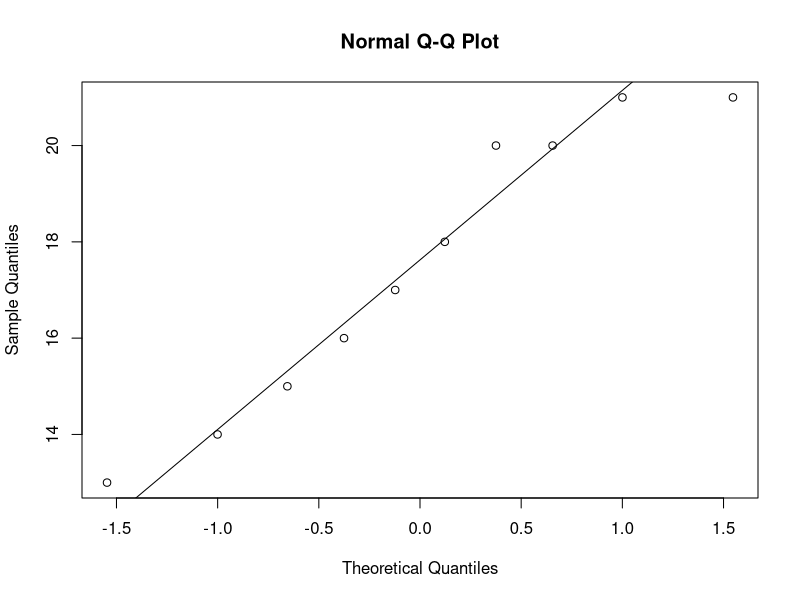
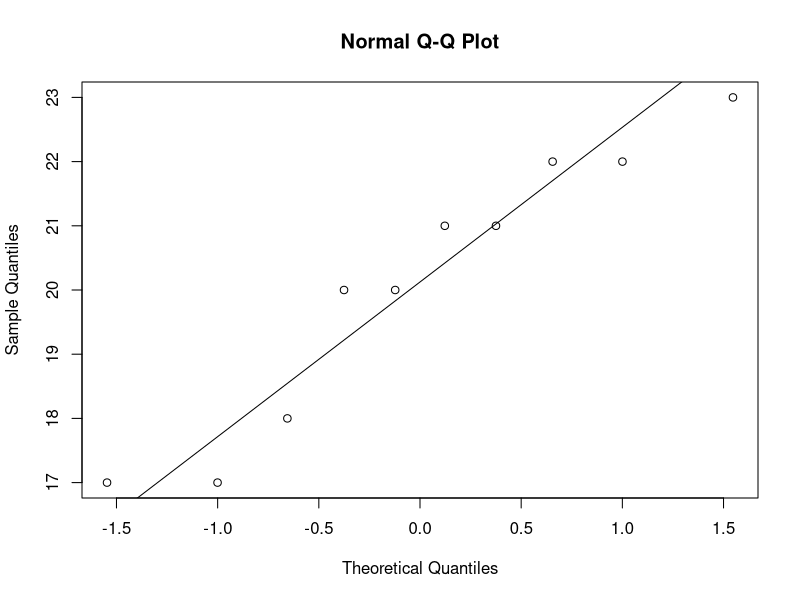

These charts were generated, in order, by the following R code: (Note: this script raises an error after producing the figures.)
## ---- chunk 1
knitr::opts_chunk$set(echo = TRUE)
## ---- chunk 2
library(ggplot2)
## ---- chunk 3
non_smoke = c(18,22,21,17,20,17,23,20,22,21)
smoke = c(16,20,14,21,20,18,13,15,17,21)
## ---- chunk 4
qqnorm(smoke)
qqline(smoke)
## ---- chunk 5
qqnorm(non_smoke)
qqline(non_smoke)
## ---- chunk 6
x_bar2 = mean(smoke)
x_bar1 = mean(non_smoke)
print(x_bar2)
print(x_bar1)
## ---- chunk 7
s2 = sd(smoke)
s1 = sd(non_smoke)
print(s2)
print(s1)
## ---- chunk 8
t.test(smoke, alternative = "less", mu=20, conf.level = 0.95)
## ---- chunk 9
t_test_result = t.test(smoke, alternative = "greater", mu=20, conf.level = 0.95)
print(t_test_result)

## ---- chunk 10
val$statistic
## ---- chunk 11
mean(smoke)
mean(non_smoke)
## ---- chunk 12
t.test(non_smoke, smoke, alternative = "greater", var.equal = FALSE, conf.level = 0.95)
t.test(non_smoke, smoke, alternative = "greater", var.equal = TRUE, conf.level = 0.95)
## ---- chunk 13
pre_test = c(77, 56, 64, 60, 57, 53, 72, 62, 65, 66)
post_test = c(88, 74, 83, 68, 58, 50, 67, 64 ,74 ,60)

t.test(pre_test, post_test, alternative = "less", var.equal = FALSE, paired = TRUE, conf.level = 0.95)
t.test(pre_test, post_test, alternative = "less", var.equal = TRUE, conf.level = 0.95)
## ---- chunk 14
x0 = 28
xa = seq(28.5, 33, by = 0.5)
n = 20


sigma = 5
alpha = 0.05

diff = xa - x0

delta = abs(x0-xa)/sigma*sqrt(n)

res = power.t.test(delta = diff, sd = sigma, sig.level = alpha, n = n, 
                   type = "one.sample", alt = "one.sided")

beta1 = 1- res$power

frame = data.frame(xa, power = res$power)

plot1 = ggplot(frame, aes(xa, power)) + geom_point(aes(size = 2)) + ggtitle("n = 20") +
        theme_classic() + theme(axis.text = element_text(size = 18, color = "black")) + 
        theme(axis.title = element_text(size = 20, color = "black")) + 
        theme(legend.position="none")

## ---- chunk 15

#basic way of bootsrapping a 95% confidence interval for a small sample

#take a small sample from a exponential distribution
x = rexp(rate = 2, n = 15)
hist(x)
#mean and standard deviation of sample
x_bar = mean(x)
x_std = sd(x)

#resampling 1000 times
D = 1000
y = sample(x,D*length(x),replace = TRUE)
y = matrix(y, ncol = D, byrow = FALSE)

#calculate the mean and standerd deviation for each resampled sample
y_bar = sort(colMeans(y))
y_std = apply(y,2,sd)

#calculate the t-statistic and sort by size
t = sort((y_bar-x_bar)/(y_std)*sqrt(length(x)))
hist(t)
plot(t)

# calculate 0.025 and 0.975 percentiles
t_star=t[c(25,975)]
conf = x_bar + t_star*x_std/sqrt(length(x))

print(conf)
